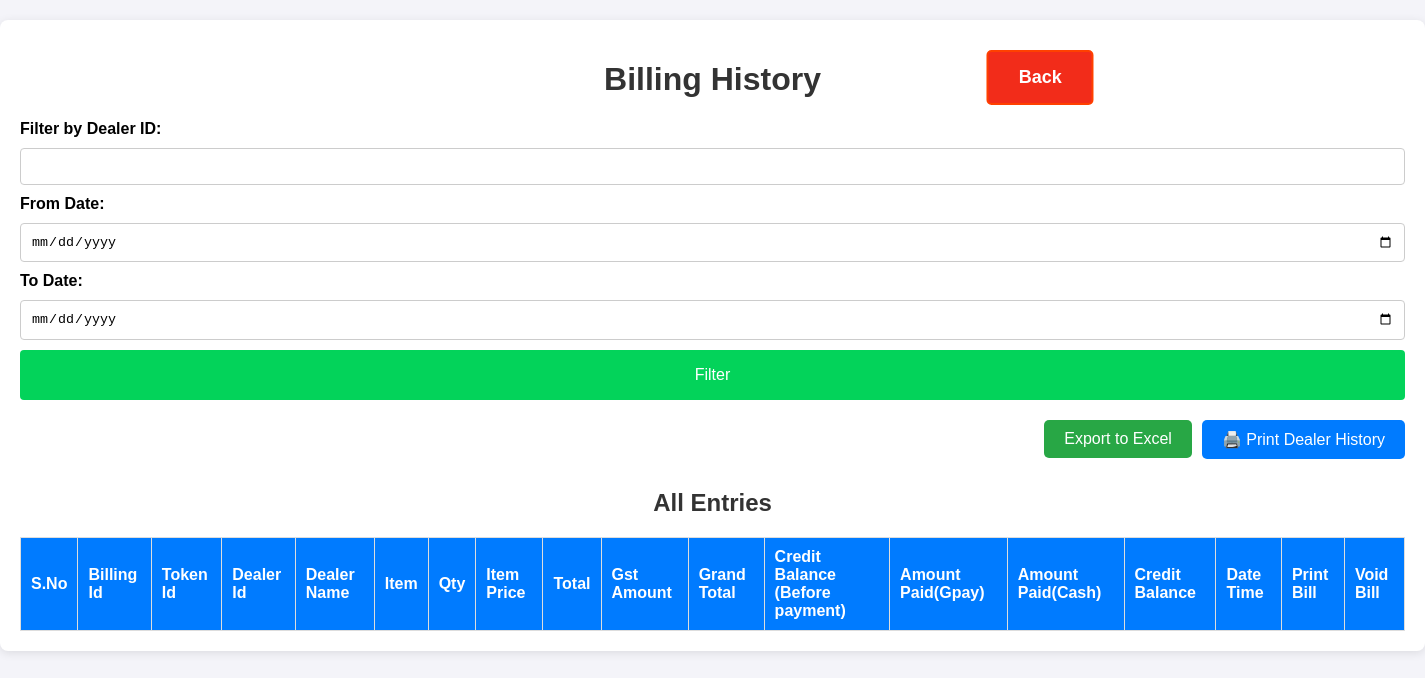
Before: /billing_history (signed in) with the older database file.
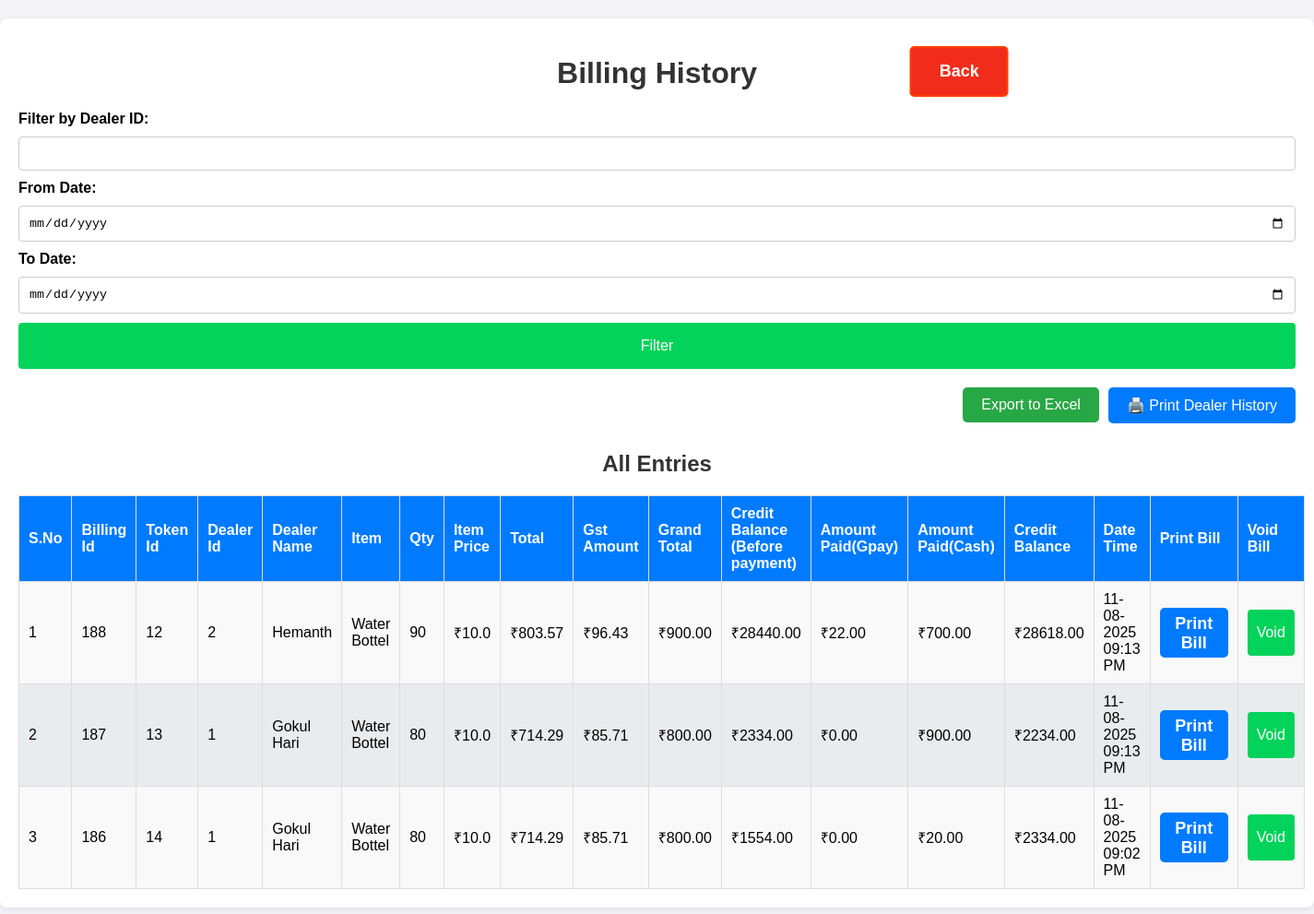
After: the same page with the newer database file.
### app.py (models this page shows, shortened)
class Dealer_details(db.Model):
    id = db.Column(db.Integer, primary_key=True)
    dealer_id = db.Column(db.String(100), nullable=False, unique=True)
    name = db.Column(db.String(100), nullable=False)
    mobile = db.Column(db.String(15), nullable=False)
    address = db.Column(db.String(400), nullable=True)
    aadhaar_file = db.Column(db.String(400))  # Path to Aadhaar copy
    photo_file = db.Column(db.String(400))

class BillingHistory(db.Model):
    id = db.Column(db.Integer, primary_key=True)
    billing_id = db.Column(db.Integer, nullable=False)
    dealer_id = db.Column(db.String(100), nullable=False)
    item_id = db.Column(db.Integer)
    quantity = db.Column(db.Integer, nullable=False)
    item_price = db.Column(db.Float, nullable=False)
    total_amount = db.Column(db.Float, nullable=False)
    gst_amount = db.Column(db.Float, nullable=False)
    grand_total = db.Column(db.Float, nullable=False)
    credit_balance = db.Column(db.Float, nullable=False)
    paid_amount_gpay = db.Column(db.Float, nullable=False)
    paid_amount_cash = db.Column(db.Float, nullable=False)
    remaining_balance = db.Column(db.Float, nullable=False)
    timestamp = db.Column(db.DateTime, default=datetime.now)
    voided = db.Column(db.Boolean, default=False)
    @property
    def formatted_date_time(self):
        return self.timestamp.strftime("%d-%m-%Y %I:%M %p")

class Item(db.Model):
    id = db.Column(db.Integer, primary_key=True)
    item_id = db.Column(db.Integer, nullable=False)
    item_name = db.Column(db.String(100), nullable=False)
    price = db.Column(db.Float, nullable=False)

### app.py (the view)
@app.route('/billing_history')
def billing_history():
    if 'user' not in session:
        return redirect(url_for("login"))
    filtered_data = get_filtered_data_billing(request)
    dealer_id = request.args.get('dealer_id', '')  # Default is an empty string
    date_from = request.args.get('date_from', '')
    date_to = request.args.get('date_to', '')
    return render_template('billing_history.html', dealer_id=dealer_id, date_from=date_from, date_to=date_to, filtered_data=filtered_data, bills=filtered_data)

### templates/billing_history.html (shortened to what this page needs)
<!DOCTYPE html>
<html lang="en">
<head>
    <link rel="stylesheet" href="/static/styles.css">
</head>
<body>
<div class="container billing-history">
    <h1>Billing History</h1>
     <form method="GET" class="form">
            <label for="dealer_id">Filter by Dealer ID:</label>
            <input type="text" id="dealer_id" name="dealer_id" value="{{ dealer_id }}">
            <label for="date_from">From Date:</label>
            <input type="date" id="date_from" name="date_from" value="{{ date_from }}">
            <label for="date_to">To Date:</label>
            <input type="date" id="date_to" name="date_to" value="{{ date_to }}">
            <button type="submit" name="filter_button" value="submit" class="btn">Filter</button>
    </form>
    <div class="export-options hide-on-print">
            <form action="/export_billing_history" method="get">
                <button type="submit" class="export-button">Export to Excel</button>
            </form>
            <div style="text-align: right; margin-bottom: 10px;">
                <button class="print_btn" onclick="window.print()">
                    🖨️ Print Dealer History
                </button>
            </div>
        </div>
        <h2>All Entries</h2>
    <table>
        <thead>
            <tr>
                <th>S.No</th>
                <th>Billing Id</th>
                <th>Token Id</th>
                <th>Dealer Id</th>
                <th>Dealer Name</th>
                <th>Item</th>
                <th>Qty</th>
                <th>Item Price</th>
                <th>Total</th>
                <th>Gst Amount</th>
                <th>Grand Total</th>
                <th>Credit Balance (Before payment)</th>
                <th>Amount Paid(Gpay)</th>
                <th>Amount Paid(Cash)</th>
                <th>Credit Balance</th>
                <th>Date Time</th>
                <th class=" hide-on-print">Print Bill</th>
                <th class=" hide-on-print">Void Bill</th>
            </tr>
        </thead>
        <tbody>
        {% for dealer, item, bill in bills %}
            <tr>
                <td>{{ loop.index }}</td>
                <td>{{ bill.id }}</td>
                <td>{{ bill.billing_id }}</td>
                <td>{{ bill.dealer_id }}</td>
                <td>{{ dealer.name }}</td>
                <td>{{ item.item_name }}</td>
                <td>{{ bill.quantity }}</td>
                <td>₹{{ bill.item_price }}</td>
                <td>₹{{ "%0.2f"|format(bill.total_amount) }}</td>
                <td>₹{{ "%0.2f"|format(bill.gst_amount) }}</td>
                <td>₹{{ "%0.2f"|format(bill.grand_total) }}</td>
                <td>₹{{ "%0.2f"|format(bill.credit_balance) }}</td>
                <td>₹{{ "%0.2f"|format(bill.paid_amount_gpay) }}</td>
                <td>₹{{ "%0.2f"|format(bill.paid_amount_cash) }}</td>
                <td>₹{{ "%0.2f"|format(bill.remaining_balance) }}</td>
                <td width="120px">{{ bill.formatted_date_time }}</td>
                <td class=" hide-on-print">
                    <a class="print-bill" href="{{ url_for('print_bill', id=bill.id, return_path='\/billing_history') }}" class="btn">Print Bill</a>
                </td>
                <td>
                    {% if not bill.voided %}
                    <form action="/void_bill/{{ bill.id }}" method="POST" style="display:inline;">
                        <button type="submit" class="btn btn-danger btn-sm" onclick="return confirm('Are you sure you want to void this bill?')">Void</button>
                    </form>
                    {% else %}
                        <span class="text-muted">Voided</span>
                    {% endif %}
                </td>
            </tr>
        {% endfor %}
        </tbody>
    </table>
</div>
    <a href="/" class="back">Back</a>
</body>
</html>

### static/styles.css (style rules this page uses)
body { font-family: Arial, sans-serif; background-color: #f4f4f9; margin: 0; padding: 0; }
.container { max-width: 800px; margin: 20px auto; background: #fff; padding: 20px; border-radius: 8px; box-shadow: 0 2px 10px rgba(0, 0, 0, 0.1); }
.billing-history { max-width: 1400px; }
h1, h2 { color: #333; text-align: center; }
.form { display: flex; flex-direction: column; gap: 10px; margin-bottom: 20px; }
.form label { font-weight: bold; }
.form input { padding: 10px; border: 1px solid #ccc; border-radius: 4px; }
.btn { background-color: #03d35a; color: #fff; border: none; padding: 10px; border-radius: 4px; cursor: pointer; font-size: medium; height: 50px; }
table { width: 100%; border-collapse: collapse; margin-top: 10px; }
h2 { text-align: center; margin-bottom: 20px; }
table th, table td { padding: 10px; border: 1px solid #ddd; text-align: left; }
table th { background-color: #007bff; color: white; }
table tbody tr:nth-child(odd) { background-color: #f9f9f9; }
table tbody tr:nth-child(even) { background-color: #e9ecef; }
a { display: inline-block; padding: 15px 30px; font-size: 18px; font-weight: bold; text-align: center; text-decoration: none; background-color: #007bff; color: white; border-radius: 5px; border: 2px solid #007bff; transition: all 0.3s ease; position: absolute; left: 50%; transform: translateX(-50%); transition: transform 0.2s, background-color 0.2s; }
.back { background-color: #f22c1a; border: 2px solid #ff4000; top: 50px; left: 73%; }
.export-options { display: flex; justify-content: right; gap: 10px; margin-bottom: 20px; }
.export-options .export-button { all: unset; background-color: #28a745; color: white; cursor: pointer; padding: 10px 20px; text-decoration: none; border-radius: 5px; transition: background-color 0.2s, transform 0.2s; }
.print_btn { all: unset; background-color: #007bff; color: white; cursor: pointer; padding: 10px 20px; text-decoration: none; border-radius: 5px; transition: background-color 0.2s, transform 0.2s; }
.billing-history .print-bill { position: relative; width: 60px; height: 40px; padding: 5px 5px; }

Changed rows visible on the page:
now on this page (row unchanged): Dealer_details: id "188", billing_id "12", dealer_id "2", name "Hemanth", item_name "Water Bottel", quantity "90", item_price "10.0", formatted_date_time "11-08-2025 09:13 PM"
added BillingHistory: total_amount "803.57", gst_amount "96.43", grand_total "900.00", credit_balance "28440.00", paid_amount_gpay "22.00", paid_amount_cash "700.00", remaining_balance "28618.00"
now on this page (row unchanged): Dealer_details: id "187", billing_id "13", dealer_id "1", name "Gokul Hari", item_name "Water Bottel", quantity "80", item_price "10.0", formatted_date_time "11-08-2025 09:13 PM", id "186", billing_id "14", formatted_date_time "11-08-2025 09:02 PM"
added BillingHistory: total_amount "714.29", gst_amount "85.71", grand_total "800.00", credit_balance "2334.00", paid_amount_gpay "0.00", paid_amount_cash "900.00", remaining_balance "2234.00"
added BillingHistory: total_amount "714.29", gst_amount "85.71", grand_total "800.00", credit_balance "1554.00", paid_amount_gpay "0.00", paid_amount_cash "20.00", remaining_balance "2334.00"
